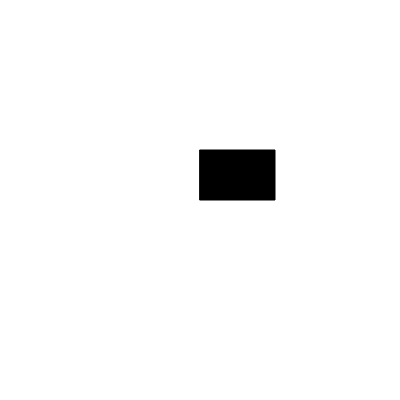
Frame 1 (no input)
Frame 60 (no input): identical to frame 1, image omitted
Frame 120 (the mouse pressed at the canvas centre since frame 60): blank canvas, image omitted

The p5.js sketch that drew this single still picture (run headless with seeded random() and noise() and a simulated clock; from frame 60 on, the mouse is pressed at the canvas centre):

// p5.js sketch
// ── sketch.js
let state = "start screen";

let leftSide = 200;
let topSide = 150;
let boxWidth = 75;
let boxHeight = 50;

function setup() {
  createCanvas(400, 400);
}

function draw() {
  background(220);
  if (state === "start screen") {
    startScreen();
  } else {
    background("black");
  }
}

function startScreen() {
  background("white");

  fill("black");
  rect(leftSide, topSide, boxWidth, boxHeight);
}

function mousePressed() {
  if (state === "start screen"){
    if (isInRect(mouseX, mouseY, leftSide, topSide, boxWidth + leftSide, boxHeight + topSide)){
      state = "your mom";
    }
  }
}

function isInRect(x,y,rectX, rectY, rectWidth,rectHeight){
  return (x >= rectX && x <= rectWidth && y >= rectY && y <= rectHeight)
}
